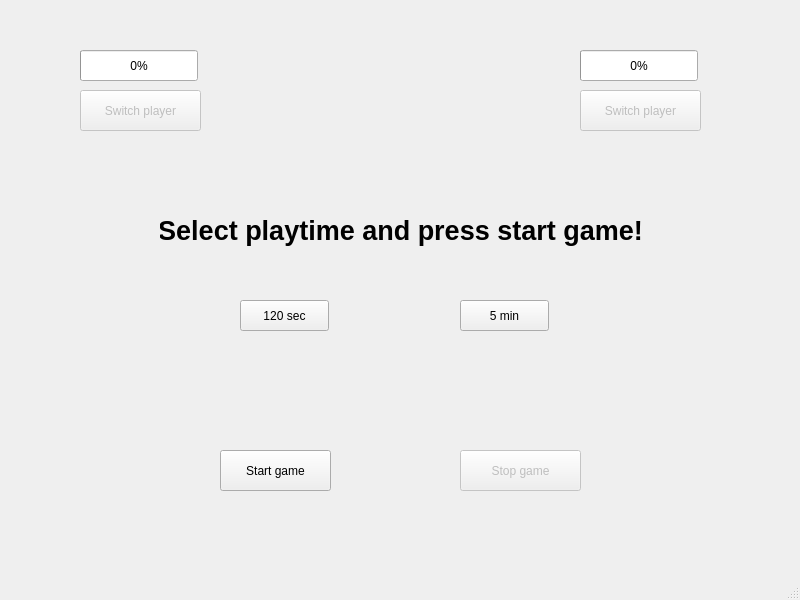
<?xml version="1.0" encoding="UTF-8"?>
<ui version="4.0">
 <class>MainWindow</class>
 <widget class="QMainWindow" name="MainWindow">
  <property name="geometry">
   <rect>
    <x>0</x>
    <y>0</y>
    <width>800</width>
    <height>600</height>
   </rect>
  </property>
  <property name="windowTitle">
   <string>Chess timer</string>
  </property>
  <widget class="QWidget" name="centralwidget">
   <widget class="QProgressBar" name="player1ProgressBar">
    <property name="geometry">
     <rect>
      <x>80</x>
      <y>50</y>
      <width>118</width>
      <height>31</height>
     </rect>
    </property>
    <property name="value">
     <number>0</number>
    </property>
   </widget>
   <widget class="QProgressBar" name="player2ProgressBar">
    <property name="geometry">
     <rect>
      <x>580</x>
      <y>50</y>
      <width>118</width>
      <height>31</height>
     </rect>
    </property>
    <property name="value">
     <number>0</number>
    </property>
   </widget>
   <widget class="QPushButton" name="player1SwitchButton">
    <property name="enabled">
     <bool>false</bool>
    </property>
    <property name="geometry">
     <rect>
      <x>80</x>
      <y>90</y>
      <width>121</width>
      <height>41</height>
     </rect>
    </property>
    <property name="text">
     <string>Switch player</string>
    </property>
   </widget>
   <widget class="QPushButton" name="player2SwitchButton">
    <property name="enabled">
     <bool>false</bool>
    </property>
    <property name="geometry">
     <rect>
      <x>580</x>
      <y>90</y>
      <width>121</width>
      <height>41</height>
     </rect>
    </property>
    <property name="text">
     <string>Switch player</string>
    </property>
   </widget>
   <widget class="QLabel" name="label">
    <property name="geometry">
     <rect>
      <x>160</x>
      <y>210</y>
      <width>481</width>
      <height>41</height>
     </rect>
    </property>
    <property name="font">
     <font>
      <pointsize>20</pointsize>
      <bold>true</bold>
     </font>
    </property>
    <property name="text">
     <string>Select playtime and press start game!</string>
    </property>
    <property name="alignment">
     <set>Qt::AlignCenter</set>
    </property>
   </widget>
   <widget class="QPushButton" name="shortPlayTimeButton">
    <property name="geometry">
     <rect>
      <x>240</x>
      <y>300</y>
      <width>89</width>
      <height>31</height>
     </rect>
    </property>
    <property name="text">
     <string>120 sec</string>
    </property>
   </widget>
   <widget class="QPushButton" name="longPlayTimeButton">
    <property name="geometry">
     <rect>
      <x>460</x>
      <y>300</y>
      <width>89</width>
      <height>31</height>
     </rect>
    </property>
    <property name="text">
     <string>5 min</string>
    </property>
   </widget>
   <widget class="QPushButton" name="startButton">
    <property name="geometry">
     <rect>
      <x>220</x>
      <y>450</y>
      <width>111</width>
      <height>41</height>
     </rect>
    </property>
    <property name="text">
     <string>Start game</string>
    </property>
   </widget>
   <widget class="QPushButton" name="stopButton">
    <property name="enabled">
     <bool>false</bool>
    </property>
    <property name="geometry">
     <rect>
      <x>460</x>
      <y>450</y>
      <width>121</width>
      <height>41</height>
     </rect>
    </property>
    <property name="text">
     <string>Stop game</string>
    </property>
   </widget>
  </widget>
  <widget class="QMenuBar" name="menubar">
   <property name="geometry">
    <rect>
     <x>0</x>
     <y>0</y>
     <width>800</width>
     <height>22</height>
    </rect>
   </property>
  </widget>
  <widget class="QStatusBar" name="statusbar"/>
 </widget>
 <resources/>
 <connections/>
</ui>
